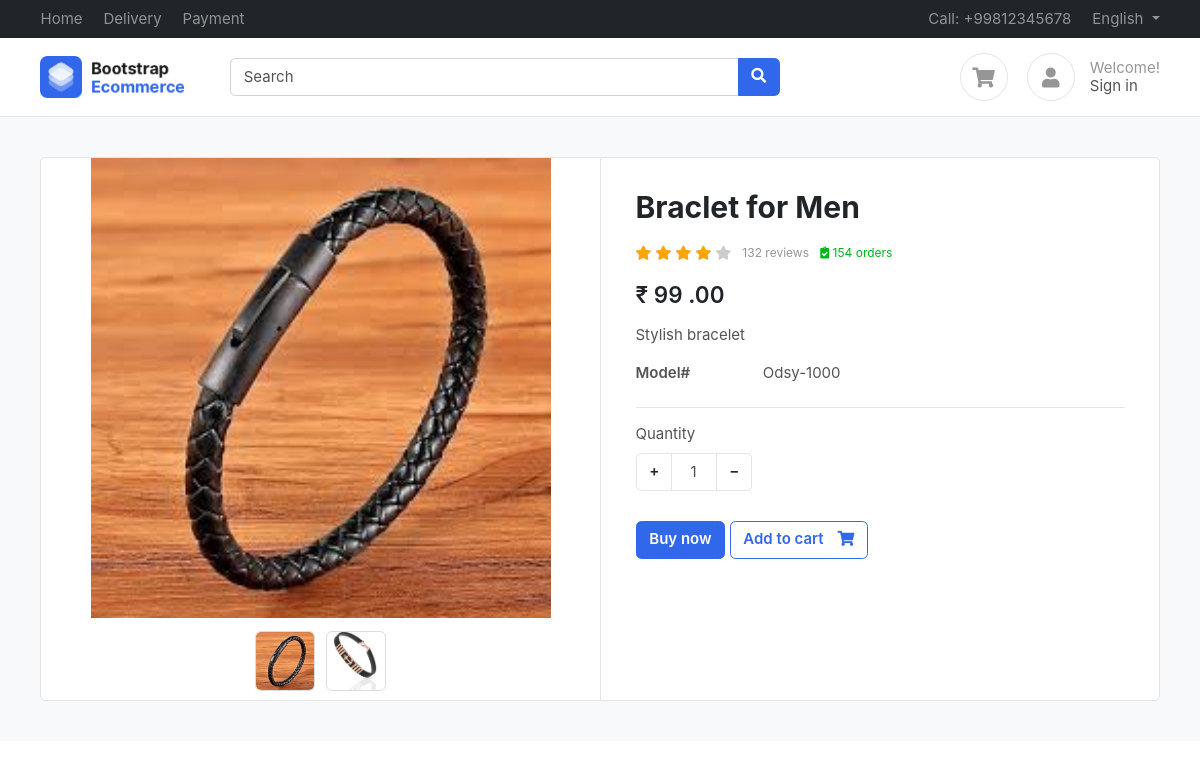
Page /product/braclet-for-men/ on the committed database.
### Product/models.py (models this page shows, shortened)
class Product(BaseClass):
    product_name = models.CharField(max_length=50)
    slug = models.SlugField(unique=True , null=True , blank=True)
    category = models.ForeignKey(Category, related_name = "Product", on_delete=models.CASCADE)
    price = models.IntegerField()
    description = models.TextField()
    colour_variant = models.ManyToManyField(ColourVariant)
    size_variant = models.ManyToManyField(SizeVariant)

class ProductImage(BaseClass):
    product = models.ForeignKey(Product, related_name = "Product_Images", on_delete=models.CASCADE)
    product_image = models.ImageField(upload_to="Product")

### Product/views.py (the view)
# urls.py: path('<slug>/',get_product,name="GetProduct"),
def get_product(request , slug):
    try:
        product = Product.objects.get(slug = slug)
        context = {'product' : product}
        if request.GET.get('size'):
            size = request.GET.get('size')
            price = product.get_product_price_by_size(size)
            context['selected_size'] = size
            context['updated_price'] = price
        return render(request , 'Product/product.html' , context = context)
    except Exception as e:
        print(e)

### Template/Product/product.html (shortened to what this page needs)
{% extends "base/base.html" %}
{% block main  %}
<section class="section-content padding-y bg">
    <div class="container">
    <div class="card">
        <div class="row no-gutters">
            <aside class="col-md-6">
    <article class="gallery-wrap">
    <div class="img-big-wrap">
      <div> <a><img src="/media/{{product.Product_Images.first.product_image}}"></a></div>
    </div>
    <div class="thumbs-wrap">
      {%for image in product.Product_Images.all%}
      <a href="" class="item-thumb"> <img src="/media/{{image.product_image}}"></a>
      {%endfor%}
    </div>
    </article>
            </aside>
            <main class="col-md-6 border-left">
    <article class="content-body">
    <h2 class="title">{{product.product_name}}</h2>
    <div class="rating-wrap my-3">
        <ul class="rating-stars">
            <li style="width:80%" class="stars-active">
                <i class="fa fa-star"></i> <i class="fa fa-star"></i>
                <i class="fa fa-star"></i> <i class="fa fa-star"></i>
            </li>
            <li>
                <i class="fa fa-star"></i> <i class="fa fa-star"></i>
                <i class="fa fa-star"></i> <i class="fa fa-star"></i>
                <i class="fa fa-star"></i>
            </li>
        </ul>
        <small class="label-rating text-muted">132 reviews</small>
        <small class="label-rating text-success"> <i class="fa fa-clipboard-check"></i> 154 orders </small>
    </div>
    <div class="mb-3">
      <var class="price h4">₹
        {%if updated_price %}
        {{updated_price}}
        {% else %}
        {{product.price}}
      {% endif %}
      .00</var>
    </div>
    <p>{{product.description}}</p>
    <dl class="row">
      <dt class="col-sm-3">Model#</dt>
      <dd class="col-sm-9">Odsy-1000</dd>
    </dl>
    <hr>
        <div class="form-row">
            <div class="form-group col-md flex-grow-0">
                <label>Quantity</label>
                <div class="input-group mb-3 input-spinner">
                  <div class="input-group-prepend">
                    <button class="btn btn-light" type="button" id="button-plus"> + </button>
                  </div>
                  <input type="text" class="form-control" value="1">
                  <div class="input-group-append">
                    <button class="btn btn-light" type="button" id="button-minus"> − </button>
                  </div>
                </div>
            </div>
        </div>
        <a href="#" class="btn  btn-primary"> Buy now </a>
        <a href="{% url 'add_to_cart' product.uid %}?variant={{selected_size}}" class="btn  btn-outline-primary">
          <span class="text">Add to cart</span> <i class="fas fa-shopping-cart"></i>  </a>
    </article>
            </main>
        </div>
    </div>
    </div>
    </section>
    {% endblock main  %}

### public/static/css/ui.css (style rules this page uses)
html { font-family: 'Inter', sans-serif; font-size: 15px; }
.content-body { flex: 1 1 auto; padding: 2rem 2.3rem; }
.padding-y { padding-top: 40px; padding-bottom: 40px; }
var { font-style: normal; }
article:after, .form-group:after { display: block; clear: both; content: ""; }
.bg { background-color: #f8f9fa; }
.card .title { color: #212529; }
.btn-light { background-color: #fff; border-color: #e4e4e4; }
.btn .text + i { margin-left: 10px; }
dl[class="row"] { margin-bottom: 0; }
.price { font-weight: 600; color: #212529; }
.label-rating { margin-left: 7px; display: inline-block; vertical-align: middle; }
.rating-stars { display: inline-block; vertical-align: middle; list-style: none; margin: 0; padding: 0; position: relative; white-space: nowrap; clear: both; }
.rating-stars i { font-size: 14px; color: #ccc; display: inline; }
.rating-stars li { display: block; text-overflow: clip; white-space: nowrap; z-index: 1; }
.rating-stars li.stars-active { z-index: 2; position: absolute; top: 0; left: 0; overflow: hidden; }
.rating-stars li.stars-active i { color: orange; }
.input-spinner { width: 120px; flex-wrap: nowrap; display: inline-flex; }
.input-spinner input.form-control { text-align: center; max-width: 46px; flex-basis: 46px; border-color: #e4e4e4; flex-grow: 0; }
.input-spinner .btn { width: 36px; text-align: center; }
.gallery-wrap .img-big-wrap { margin-bottom: 10px; border-radius: 0.37rem; overflow: hidden; background-color: #fff; }
.gallery-wrap .img-big-wrap a { text-align: center; display: block; }
.gallery-wrap .img-big-wrap img { height: 460px; width: auto; display: inline-block; cursor: zoom-in; }
.gallery-wrap .thumbs-wrap { text-align: center; }
.gallery-wrap .thumbs-wrap .item-thumb { width: 60px; height: 60px; border: 1px solid #ddd; border-radius: 6px; margin: 3px; display: inline-block; overflow: hidden; }
.gallery-wrap .thumbs-wrap img { max-width: 100%; max-height: 100%; object-fit: cover; border-radius: 4px; cursor: zoom-in; }

### rows in the picture
Product: Product_Images.first.product_image (picture), product_name "Braclet for Men", price "99", description "Stylish bracelet"
ProductImage: product_image (picture)
ProductImage: product_image (picture)
